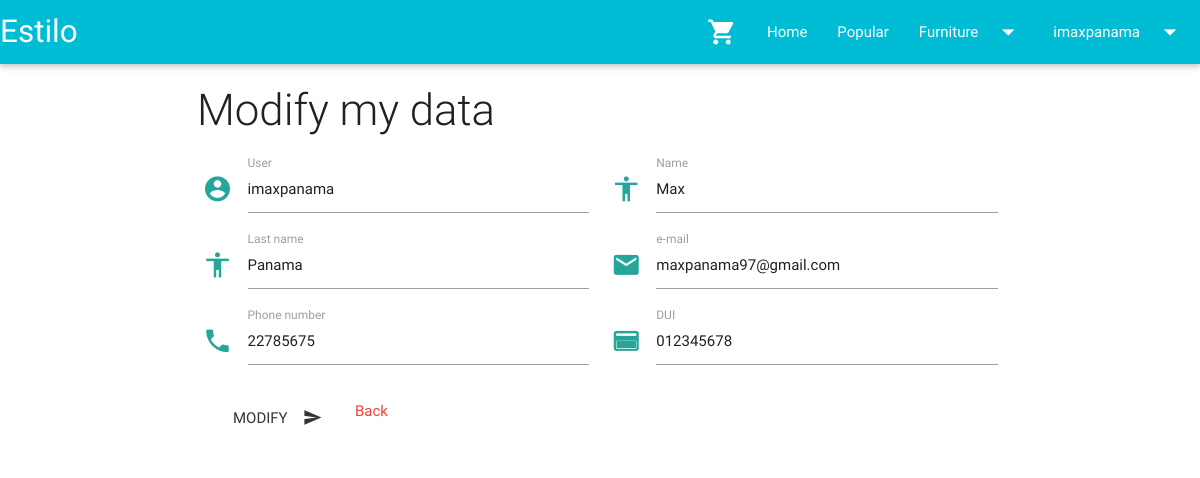
/u-upd-dat.php (signed in), run on an earlier commit of the app's database.
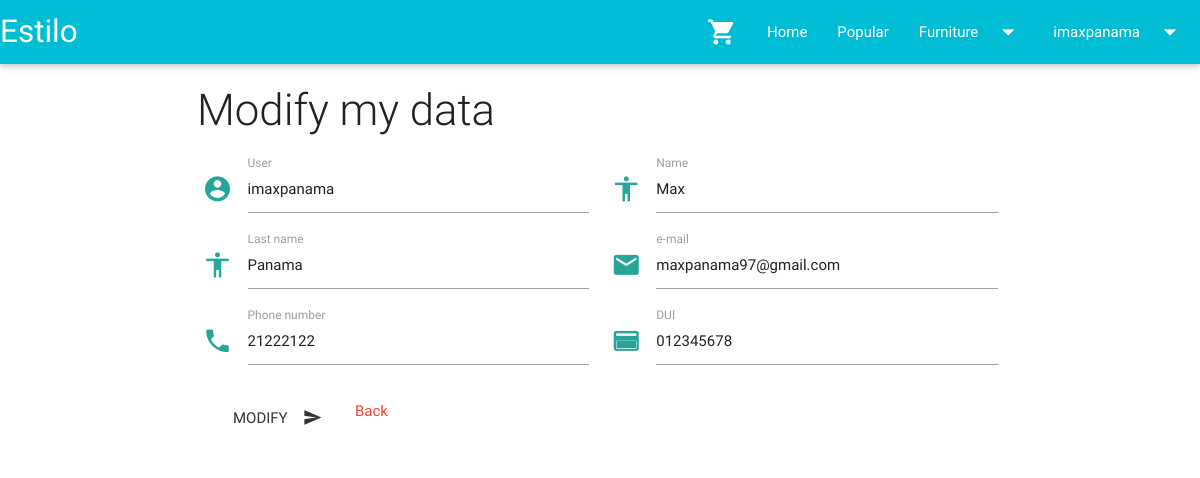
And on a later commit of the database.
### tables this page shows
CREATE TABLE IF NOT EXISTS `usuario` (
  `iduser` int(5) NOT NULL AUTO_INCREMENT,
  `usuario` varchar(25) NOT NULL,
  `nombre` varchar(25) NOT NULL,
  `apellido` varchar(25) NOT NULL,
  `contra` varchar(100) NOT NULL,
  `correo` varchar(50) NOT NULL,
  `telefono` varchar(9) NOT NULL,
  `dui` varchar(10) NOT NULL,
  `tipo` varchar(10) NOT NULL,
  `count` int(11) NOT NULL DEFAULT '0',
  PRIMARY KEY (`iduser`)
);

### u-upd-dat.php (the view, shortened to what this page needs)
<?php
if (isset($_SESSION['suser'])) {
  $id = $_SESSION['suser'];
$consulta = "SELECT * FROM usuario WHERE iduser ='".$id."'";
$result = mysql_query($consulta);
?>
<!doctype html>
<html lang="es">
<head>
  <link type="text/css" rel="stylesheet" href="css/style.css" media="screen, projection"/>
  <link type="text/css" rel="stylesheet" href="css/materialize.css"  media="screen,projection"/>
</head>
<body>
    <h3 class="light center">Modify my data</h3>
    <?php while ($row = mysql_fetch_array($result)) {?>
   <div class="container">
        <div class="row">
          <form action="php/u-insertar.php" method="GET" class="col s12">
                      <div class="row">
                        <div class="input-field col s12 m6">
                          <i class="mdi-action-account-circle prefix"></i>
                          <input type="text" id="user" name="user" value="<?php echo $row['usuario'];?>" class="validate tooltipped" disabled data-position="bottom" data-delay="50" data-tooltip="Debe contener por lo menos 6 carácteres" required="required">
                          <label for="user">User</label>
                        </div>
                        <div class="input-field col s12 m6">
                          <i class="mdi-action-accessibility prefix"></i>
                          <input type="text" id="name" name="name" value="<?php echo $row['nombre'];?>" class="validate" required="required" onkeypress="return letras(event)">
                          <label for="name">Name</label>
                        </div>
                        <div class="input-field col s12 m6">
                          <i class="mdi-action-accessibility prefix"></i>
                          <input type="text" id="ape" name="ape" value="<?php echo $row['apellido'];?>"required="required" onkeypress="return letras(event)">
                          <label for="ape">Last name</label>
                        </div>
                        <div class="input-field col s12 m6">
                          <i class="mdi-communication-email prefix"></i>
                          <input type="email" id="email" name="email" value="<?php echo $row['correo'];?>"class="validate" required="required">
                          <label for="email">e-mail</label>
                        </div>
                        <div class="input-field col s12 m6">
                          <i class="mdi-communication-phone prefix"></i>
                          <input type="text" id="cel" name="cel" value="<?php echo $row['telefono'];?>" class="validate" required="required" onkeypress="return num(event)">
                          <label for="cel">Phone number</label>
                        </div>
                        <div class="input-field col s12 m6">
                          <i class="mdi-action-credit-card prefix"></i>
                          <input type="text" id="dui" name="dui" value="<?php echo $row['dui'];?>" class="validate" required="required" onkeypress="return num(event)">
                          <label for="dui">DUI</label>
                        </div>
                      </div>
                  <button class="waves-effect waves-green btn-flat" type="submit">Modify<i class="mdi-content-send right"></i>
                </button>
                <a href="my-profile.php" class="waves-effect waves-red red-text">Back</a>
                </form>
        </div>
      </div>
      <?php } ?>
</body>
</html>
 <?php
}else{
  echo '<script> alert("Unauthenticated user"); location.href = "index.php"; </script>';
}
  ?>

What changed in the data, as far as the page shows it:
changed usuario "imaxpanama": cel "22785675" → "21222122"
